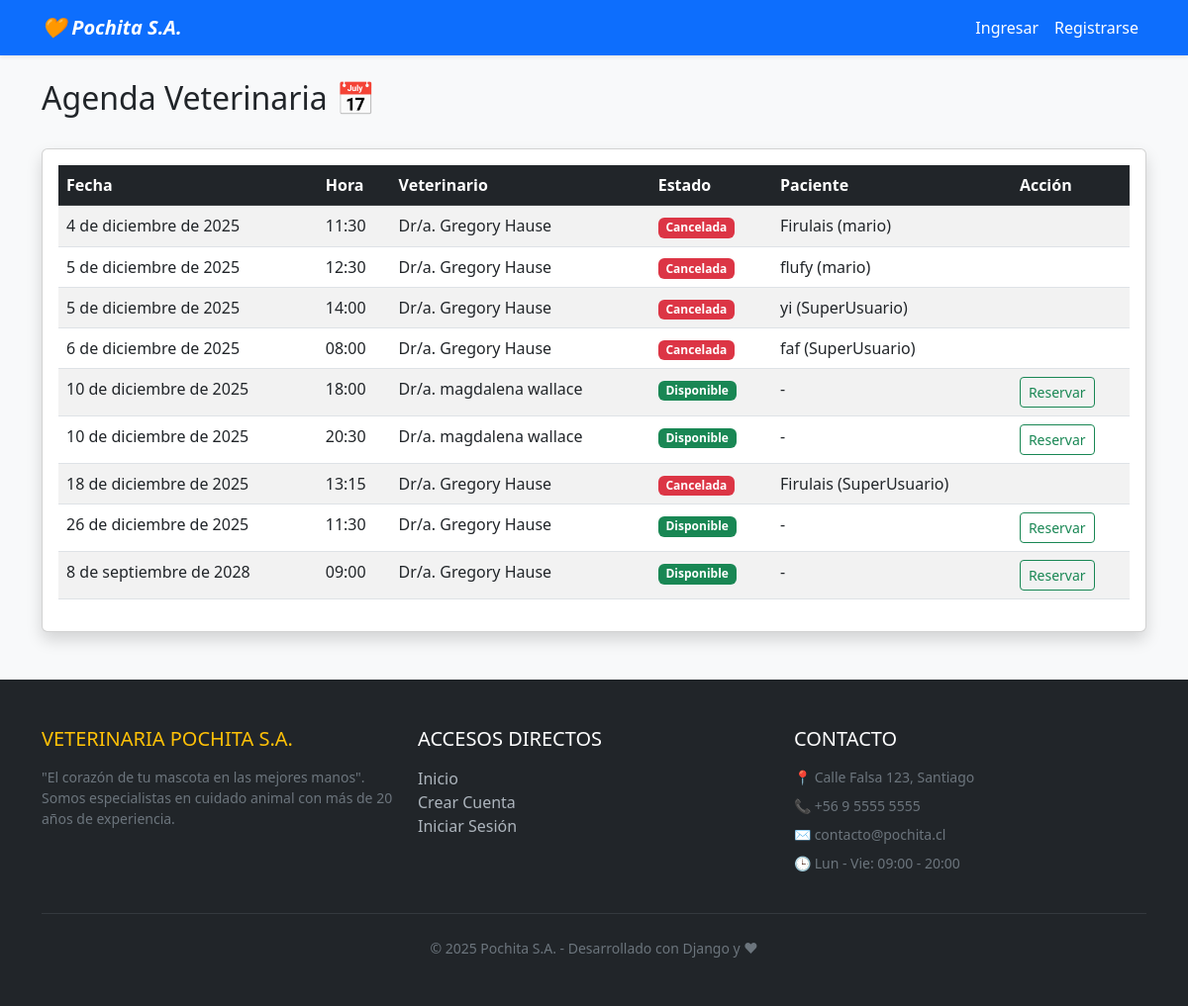
Before: /agenda/ with the older database file.
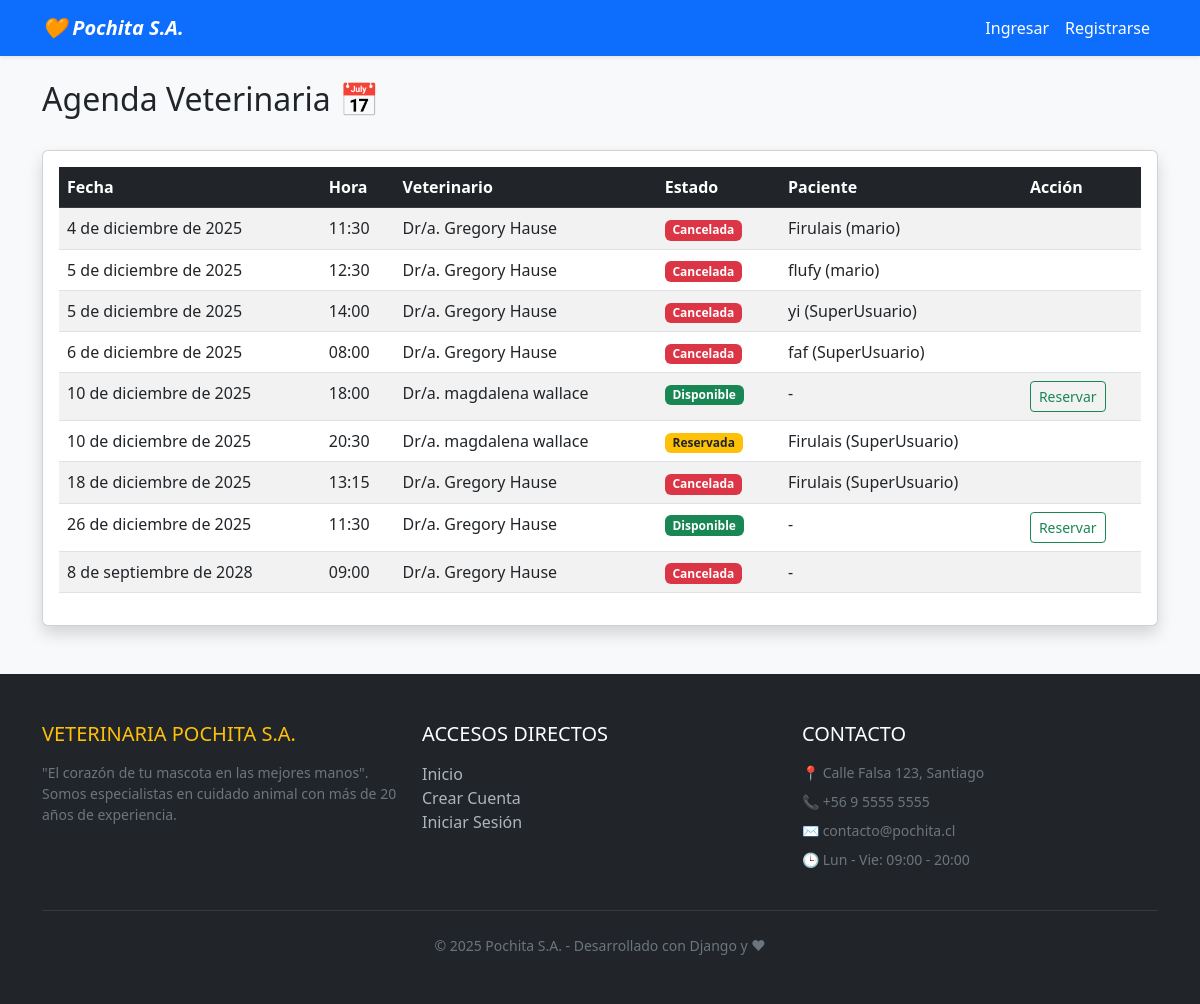
After: the same page with the newer database file.
### core/models.py (models this page shows, shortened)
class Cita(models.Model):
    veterinario = models.ForeignKey(User, on_delete=models.CASCADE, related_name='agenda_veterinario')
    cliente = models.ForeignKey(User, on_delete=models.SET_NULL, null=True, blank=True, related_name='citas_cliente')
    mascota = models.ForeignKey(Mascota, on_delete=models.SET_NULL, null=True, blank=True)
    fecha = models.DateField()
    hora = models.TimeField()
    motivo = models.TextField(blank=True, null=True) # Con qué motivo llega
    estado = models.CharField(max_length=20, choices=ESTADOS_CITA, default='DISPONIBLE')
    created_at = models.DateTimeField(auto_now_add=True)
    class Meta:
        ordering = ['fecha', 'hora']

class Mascota(models.Model):
    ESPECIES = [
        ('Perro', 'Perro'),
        ('Gato', 'Gato'),
        ('Ave', 'Ave'),
        ('Hamster', 'Hamster'),
        ('Otro', 'Otro'),
    ]
    dueno = models.ForeignKey(User, on_delete=models.CASCADE, related_name='mascotas')
    nombre = models.CharField(max_length=100)
    especie = models.CharField(max_length=20, choices=ESPECIES, default='Perro')
    raza = models.CharField(max_length=100)
    fecha_nacimiento = models.DateField()

### core/views.py (the view)
# urls.py: path('agenda/', views.lista_citas, name='lista_citas'),
def lista_citas(request):
    hoy = timezone.now().date()
    citas = Cita.objects.filter(fecha__gte=hoy).order_by('fecha', 'hora')
    return render(request, 'core/lista_citas.html', {'citas': citas})

### core/templates/core/lista_citas.html (shortened to what this page needs)
{% extends 'core/base.html' %}
{% block content %}
<div class="d-flex justify-content-between align-items-center mb-4">
    <h2>Agenda Veterinaria 📅</h2>
</div>
<div class="card shadow">
    <div class="card-body">
        <div class="table-responsive">
            <table class="table table-hover table-striped">
                <thead class="table-dark">
                    <tr>
                        <th>Fecha</th>
                        <th>Hora</th>
                        <th>Veterinario</th>
                        <th>Estado</th>
                        <th>Paciente</th>
                        <th>Acción</th>
                    </tr>
                </thead>
                <tbody>
                    {% for cita in citas %}
                    <tr>
                        <td>{{ cita.fecha }}</td>
                        <td>{{ cita.hora }}</td>
                        <td>Dr/a. {{ cita.veterinario.first_name }} {{ cita.veterinario.last_name }}</td>
                        <td>
                            {% if cita.estado == 'DISPONIBLE' %}
                                <span class="badge bg-success">Disponible</span>
                            {% elif cita.estado == 'RESERVADA' %}
                                <span class="badge bg-warning text-dark">Reservada</span>
                            {% elif cita.estado == 'CANCELADA' %}
                                <span class="badge bg-danger">Cancelada</span>
                            {% else %}
                                <span class="badge bg-secondary">{{ cita.estado }}</span>
                            {% endif %}
                        </td>
                        <td>
                            {% if cita.mascota %}
                                {{ cita.mascota.nombre }} ({{ cita.mascota.dueno.first_name }})
                            {% else %}
                                -
                            {% endif %}
                        </td>
                        <td>
                            {% if cita.estado == 'DISPONIBLE' %}
                                <a href="{% url 'reservar_cita' cita.id %}" class="btn btn-sm btn-outline-success">Reservar</a>
                            {% endif %}
                        </td>
                    </tr>
                    {% empty %}
                    <tr>
                        <td colspan="6" class="text-center py-4">No hay horarios futuros disponibles.</td>
                    </tr>
                    {% endfor %}
                </tbody>
            </table>
        </div>
    </div>
</div>
{% endblock %}

Changed rows visible on the page:
changed Cita (number 6 of 9 on the later page): mascota.nombre (not shown) → "Firulais"; mascota.dueno.first_name (not shown) → "SuperUsuario"; estado "Disponible Reservar" → "Reservada"; mascota_id "-" → "( )"
changed Cita "8 de septiembre de 2028": estado "Disponible Reservar" → "Cancelada"
